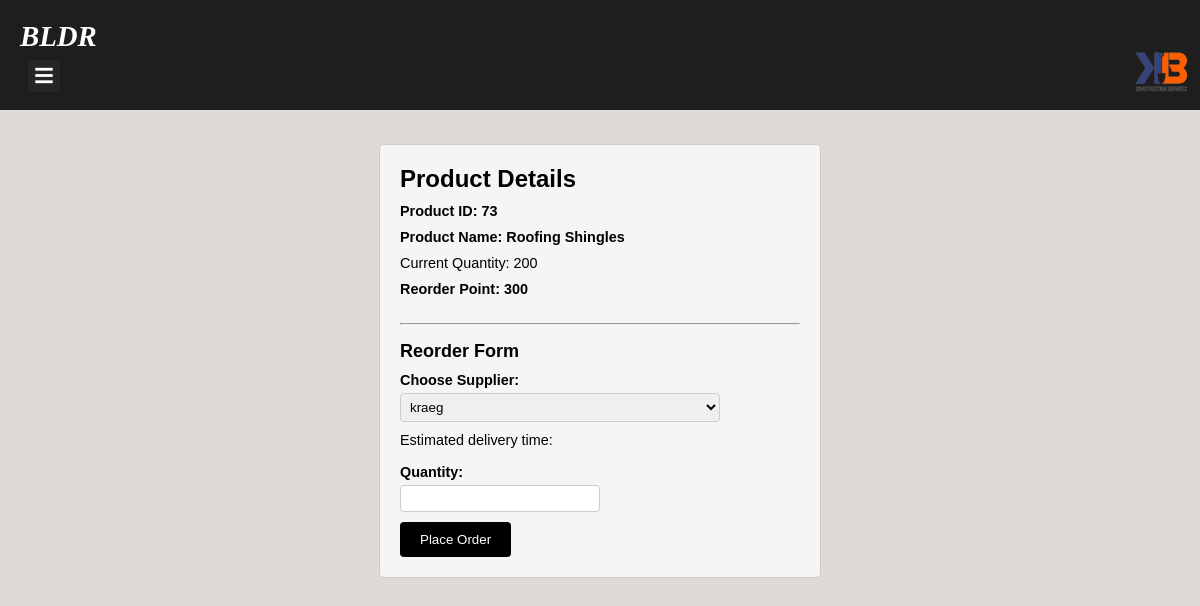
Page /order_demand.php?id=73 (signed in) on the committed database.
### tables this page shows
CREATE TABLE `products` (
  `id` int(11) NOT NULL,
  `name` varchar(255) DEFAULT NULL,
  `description` text DEFAULT NULL,
  `price` decimal(10,2) DEFAULT NULL,
  `quantity` int(11) DEFAULT NULL,
  `image` varchar(255) DEFAULT NULL,
  `created_at` timestamp NOT NULL DEFAULT current_timestamp(),
  `updated_at` timestamp NOT NULL DEFAULT current_timestamp() ON UPDATE current_timestamp(),
  `reorder_point` int(11) DEFAULT NULL,
  `status` enum('sufficient','reorder','received','inactive','pending') DEFAULT NULL
);

### order_demand.php (the view, shortened to what this page needs)
<?php
include("connection.php");
include('layouts/header.php');
if (isset($_GET['id'])) {
    $productId = $_GET['id'];
    $query = "SELECT * FROM products WHERE id = $productId";
    $result = mysqli_query($con, $query);
    if (mysqli_num_rows($result) > 0) {
        $product = mysqli_fetch_assoc($result);
        $productName = $product['name'];
        $currentQuantity = $product['quantity'];
        $reorderPoint = $product['reorder_point'];
        $supplierQuery = "SELECT id, name, contact_info
                          FROM suppliers
                          WHERE id IN (SELECT supplier_id FROM product_supplier WHERE product_id = $productId)";
        $supplierResult = mysqli_query($con, $supplierQuery);
        if (mysqli_num_rows($supplierResult) > 0) {
            echo "<div class='main-content'>";
            echo "<div class='eyy'>";
            echo "<h2>Product Details</h2>";
            echo "<p><b>Product ID: $productId</p></b>";
            echo "<p><b>Product Name: $productName</b></p>";
            echo "<p<b>Current Quantity: $currentQuantity</b></p>";
            echo "<p><b>Reorder Point: $reorderPoint</b></p><br>";
            echo "<hr><br>";
            echo "<h3>Reorder Form</h3>";
            echo "<form method='post'>";
            echo "<label for='supplier'>Choose Supplier:</label>";
            echo "<select id='supplier' name='supplier'>";
            while ($supplier = mysqli_fetch_assoc($supplierResult)) {
                $supplierId = $supplier['id'];
                $supplierName = $supplier['name'];
                echo "<option value='$supplierId'>$supplierName</option>";
            }
            echo "</select><br>";
            echo "Estimated delivery time: ";
            echo "<b><span id='EstimatedDeliveryTime' style='color: green;'></span></b><br><br>";
            echo "<label for='quantity'>Quantity:</label>";
            echo "<input type='number' id='quantity' name='quantity' min='1' required><br>";
            echo "<input type='submit' name='submit' value='Place Order'>";
            echo "</form>";
            echo "</div>";
            echo "</div>";
        }
    }
}
?>

### bldr.css (style rules this page uses)
body { font-size: 0.9em; }
* { margin: 0; padding: 0; text-decoration: none; }
.main-content { margin-left: 0; padding: 20px; transition: margin-left 0.5s; }
.main-content { margin-top: 100px; }
h2 { margin-bottom: 20px; }
p { margin-bottom: 10px; }
body { background-color: #dedbd7; }

### existing.css (style rules this page uses)
h2 { display: inline-block; }

### order_demand.php (style rules this page uses)
.eyy { width: 400px; margin: 0px auto; padding: 20px; background-color: #f5f5f5; border: 1px solid #ccc; border-radius: 4px; font-family: Arial, sans-serif; }
h2 { font-size: 24px; margin-bottom: 10px; }
h3 { font-size: 18px; margin-bottom: 10px; }
p { margin-bottom: 10px; }
label { display: block; margin-bottom: 5px; font-weight: bold; }
input[type="number"] { width: 50%; padding: 5px; border: 1px solid #ccc; border-radius: 4px; box-sizing: border-box; margin-bottom: 10px; }
select { width: 80%; padding: 5px; border: 1px solid #ccc; border-radius: 4px; box-sizing: border-box; margin-bottom: 10px; }
input[type="submit"] { padding: 10px 20px; background-color: black; color: #fff; border: none; border-radius: 4px; cursor: pointer; }

### rows in the picture
products: name "Roofing Shingles", quantity "200", reorder_point "300"

### other values in the picture
$productId "73"
form field supplier "kraeg"
